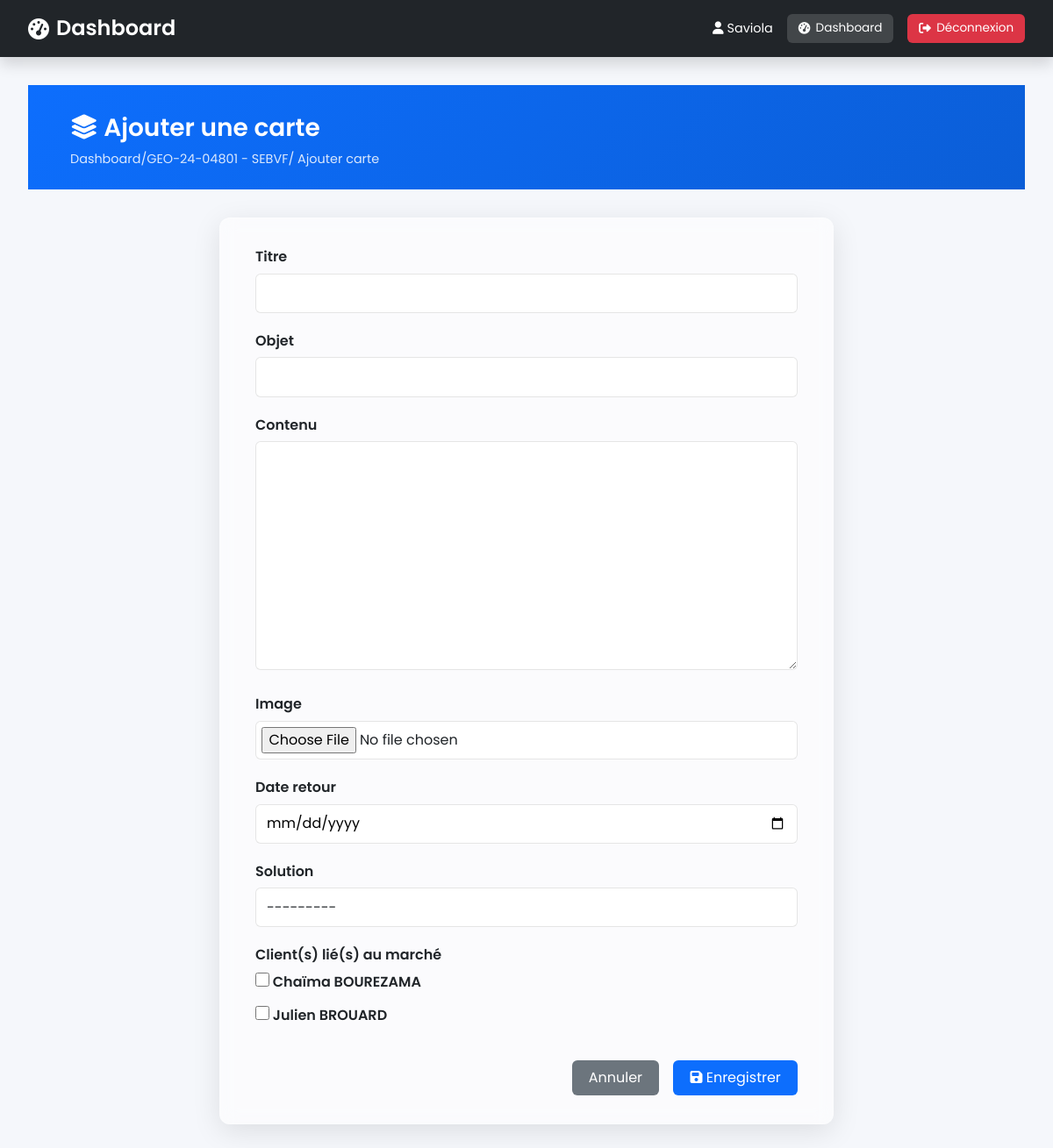
Page /marches/carte/ajouter/81/ (signed in) on the committed database.
### marches/models.py (models this page shows, shortened)
class MarcheDetaille(models.Model):
    marche_global = models.ForeignKey(MarcheGlobal, on_delete=models.CASCADE, related_name='marches_detailles')
    matricule = models.CharField(max_length=50, unique=True, blank=True)
    resp_marche = models.ManyToManyField('authentification.Profile', related_name='marches_resp', blank=True)
    nom_marche = models.ForeignKey(NomMarche, on_delete=models.PROTECT)
    prestation = models.ManyToManyField(Prestation, related_name='marches_prestation', blank=True)
    etat_affaire = models.ForeignKey(EtatAffaire, on_delete=models.SET_NULL, null=True, blank=True)
    titre = models.CharField(max_length=200)
    description = models.TextField(blank=True, null=True)
    objet = models.CharField(max_length=200)
    nom_client = models.ManyToManyField(NomClient, related_name='marches_client', blank=True)
    date_retour = models.DateField(blank=True, null=True)
    date_maj = models.DateTimeField(auto_now=True)
    class Meta:
        verbose_name = "Marché détaillé"
        verbose_name_plural = "Marchés détaillés"
        ordering = ['-date_maj']

class NomMarche(models.Model):
    nom = models.CharField(max_length=100, unique=True)
    def __str__(self):
        return self.nom

class NomClient(models.Model):
    nom = models.CharField(max_length=100, unique=True)

### marches/views.py (the view)
    def wrapper(request, *args, **kwargs):
        profile = getattr(request.user, 'profile', None)
        if not profile or not profile.est_responsable:
            raise PermissionDenied
        return view_func(request, *args, **kwargs)

### marches/views.py
class CarteForm(forms.ModelForm):
    class Meta:
        model = Carte
        fields = ['titre', 'objet', 'contenu', 'solution', 'date_retour', 'image',
                  'demarche_solution', 'nom_dossier', 'date_livraison']
        widgets = {
            'solution': forms.Select(attrs={'class': 'form-select'}),
            'demarche_solution': forms.Textarea(attrs={'rows': 3}),
            'date_livraison': forms.DateInput(attrs={'type': 'date'}),
        }

### marches/models.py (called while the page is built)
    def __str__(self):
        return self.nom

### marches/views.py (called while the page is built)
def responsable_required(view_func):
    def wrapper(request, *args, **kwargs):
        profile = getattr(request.user, 'profile', None)
        if not profile or not profile.est_responsable:
            raise PermissionDenied
        return view_func(request, *args, **kwargs)
    return wrapper

### marches/templates/marches/carte_form.html (shortened to what this page needs)
{% extends 'dashboard/base.html' %}
{% load static %}
{% block extra_css %}
<link rel="stylesheet" href="{% static 'marches/css/carte_form.css' %}">
{% endblock %}
{% block content %}
<section class="form-hero">
  <h1><i class="fas fa-layer-group"></i> {{ titre }} une carte</h1>
  <p class="breadcrumb">
    <a href="{% url 'dashboard:dashboard' %}">Dashboard</a> /
    <a href="{% url 'marches:description' marche.id %}">{{ marche.nom_marche }}</a> /
    {{ titre }} carte
  </p>
</section>
<form method="post" enctype="multipart/form-data" class="glass-form" id="carteForm">
  <div class="field-box">
    <label for="id_titre">Titre</label>
    {{ form.titre }}
  </div>
  <div class="field-box">
    <label for="id_objet">Objet</label>
    {{ form.objet }}
  </div>
  <div class="field-box">
    <label for="id_contenu">Contenu</label>
    {{ form.contenu }}
  </div>
  <div class="field-box">
    <label for="id_image">Image</label>
    {{ form.image }}
  </div>
  <div class="field-box">
    <label for="id_date_retour">Date retour</label>
    <input type="date" name="date_retour" id="id_date_retour"
      value="{% if form.date_retour.value %}{{ form.date_retour.value|date:'Y-m-d' }}{% endif %}" required>
  </div>
  <div class="field-box">
    <label for="id_solution">Solution</label>
    {{ form.solution }}
  </div>
  <div class="field-box">
    <label>Client(s) lié(s) au marché</label>
    <div class="clients-checkboxes">
      {% for client in clients_marche %}
        <label class="checkbox-item">
          <input type="checkbox" name="clients_choisis" value="{{ client.id }}"
               {% if client.id == selected_client or clients_marche|length == 1 %}checked{% endif %}>
          {{ client.nom }}
        </label>
      {% empty %}
        <p class="text-muted">Aucun client défini pour ce marché.</p>
      {% endfor %}
    </div>
  </div>
  <div class="actions">
    <a href="{% url 'marches:description' marche.id %}" class="btn-cancel">Annuler</a>
    <button type="submit" class="btn-save"><i class="fas fa-save"></i> Enregistrer</button>
  </div>
</form>
{% endblock %}

### dashboard/templates/dashboard/base.html (shortened to what this page needs)
{% load static %}
<!DOCTYPE html>
<html lang="fr">
<head>
    <link rel="stylesheet" href="https://cdnjs.cloudflare.com/ajax/libs/font-awesome/6.4.0/css/all.min.css">
    <link href="https://cdn.jsdelivr.net/npm/bootstrap@5.3.2/dist/css/bootstrap.min.css" rel="stylesheet">
    <link rel="stylesheet" href="{% static 'dashboard/css/dashboard.css' %}">
    {% block extra_css %}{% endblock %}
</head>
<body>
    <header>
        <h1><i class="fas fa-tachometer-alt"></i> Dashboard</h1>
        <div class="header-actions">
            <span class="user-name"><i class="fas fa-user"></i> {{ request.user.username }}</span>
            {% if request.resolver_match.url_name != 'dashboard' %}
            <nav class="breadcrumb-bar">
                <a href="{% url 'dashboard:dashboard' %}" class="btn-nav">
                    <i class="fas fa-tachometer-alt"></i> Dashboard
                </a>
            </nav>
            {% endif %}
            <a href="{% url 'authentification:logout' %}" class="btn-logout">
                <i class="fas fa-sign-out-alt"></i> Déconnexion
            </a>
        </div>
    </header>
    <main>
        {% block content %}{% endblock %}
    </main>
</body>
</html>

### dashboard/static/dashboard/css/dashboard.css (style rules this page uses)
:root { --primary-color: #0d6efd; --secondary-color: #6c757d; --success-color: #28a745; --danger-color: #dc3545; --light-color: #f8f9fa; --dark-color: #212529; --shadow-sm: 0 .125rem .25rem rgba(0,0,0,.075); --shadow-md: 0 .5rem 1rem rgba(0,0,0,.15); --shadow-lg: 0 1rem 3rem rgba(0,0,0,.175); --transition: all .3s ease; }
body { font-family: 'Poppins', 'Segoe UI', Roboto, Arial, sans-serif; background: var(--light-color); margin: 0; padding: 0; color: #333; }
header { background: var(--dark-color); color: #fff; padding: 1rem 2rem; display: flex; justify-content: space-between; align-items: center; box-shadow: var(--shadow-md); position: sticky; top: 0; z-index: 100; }
header h1 { margin: 0; font-size: 1.5rem; font-weight: 600; display: flex; align-items: center; gap: .5rem; }
.header-actions { display: flex; align-items: center; gap: 1rem; }
.user-name { font-size: .9rem; color: #fff; white-space: nowrap; }
.breadcrumb-bar { display: flex; gap: .5rem; }
.btn-nav { background: rgba(255,255,255,.15); color: #fff; padding: .4rem .8rem; border-radius: .375rem; text-decoration: none; font-size: .85rem; display: inline-flex; align-items: center; gap: .4rem; transition: background .2s; }
.btn-logout { background: var(--danger-color); color: #fff; padding: .4rem .8rem; border-radius: .375rem; text-decoration: none; font-size: .85rem; display: inline-flex; align-items: center; gap: .4rem; transition: background .2s; }
main { padding: 2rem; max-width: 1400px; margin: 0 auto; }

### marches/static/marches/css/carte_form.css (style rules this page uses)
:root { --primary: #0d6efd; --glass: rgba(255, 255, 255, 0.55); --shadow: 0 8px 32px rgba(0, 0, 0, 0.1); --radius: 12px; --txt: #212529; --bg: #f5f7fb; }
body { background: var(--bg); font-family: 'Poppins', sans-serif; color: var(--txt); margin: 0; }
.form-hero { background: linear-gradient(135deg, var(--primary) 0%, #0b5ed7 100%); color: #fff; padding: 2rem 3rem 1.5rem; }
.form-hero h1 { margin: 0; font-size: 1.75rem; font-weight: 600; }
.breadcrumb { margin: .5rem 0 0; font-size: .9rem; opacity: .85; }
.breadcrumb a { color: #fff; text-decoration: none; }
.glass-form { max-width: 700px; margin: 2rem auto; background: var(--glass); backdrop-filter: blur(10px); border: 1px solid rgba(255, 255, 255, 0.3); border-radius: var(--radius); box-shadow: var(--shadow); padding: 2rem 2.5rem; }
.field-box { margin-bottom: 1.25rem; }
.field-box label { display: block; font-weight: 600; margin-bottom: .4rem; }
.field-box input, .field-box textarea, .field-box select { width: 100%; padding: .6rem .75rem; border: 1px solid rgba(0, 0, 0, 0.1); border-radius: .375rem; background: #fff; font-size: 1rem; }
.field-box textarea { min-height: 120px; resize: vertical; }
.field-box input[type="file"] { padding: .4rem; }
.actions { display: flex; justify-content: flex-end; gap: 1rem; margin-top: 2rem; }
.btn-cancel { background: #6c757d; color: #fff; padding: .5rem 1.2rem; border-radius: .375rem; text-decoration: none; transition: background .2s; }
.btn-save { background: var(--primary); color: #fff; border: none; padding: .5rem 1.2rem; border-radius: .375rem; cursor: pointer; transition: background .2s; }
.clients-checkboxes { display: flex; flex-direction: column; gap: .6rem; }
.checkbox-item { display: flex; align-items: center; gap: .5rem; }
.checkbox-item input[type="checkbox"] { width: 16px; height: 16px; margin: 0; flex-shrink: 0; }

### marches/templates/marches/carte_form.html (style rules this page uses)
.clients-checkboxes { display: flex; flex-direction: column; gap: .5rem }
.checkbox-item { display: flex; align-items: center; gap: .4rem }

### rows in the picture
MarcheDetaille: nom_marche "GEO-24-04801 - SEBVF"
NomClient: nom "Chaïma BOUREZAMA"
NomClient: nom "Julien BROUARD"

### other values in the picture
{{ request.user.username }} "Saviola"
{{ titre }} "Ajouter"
